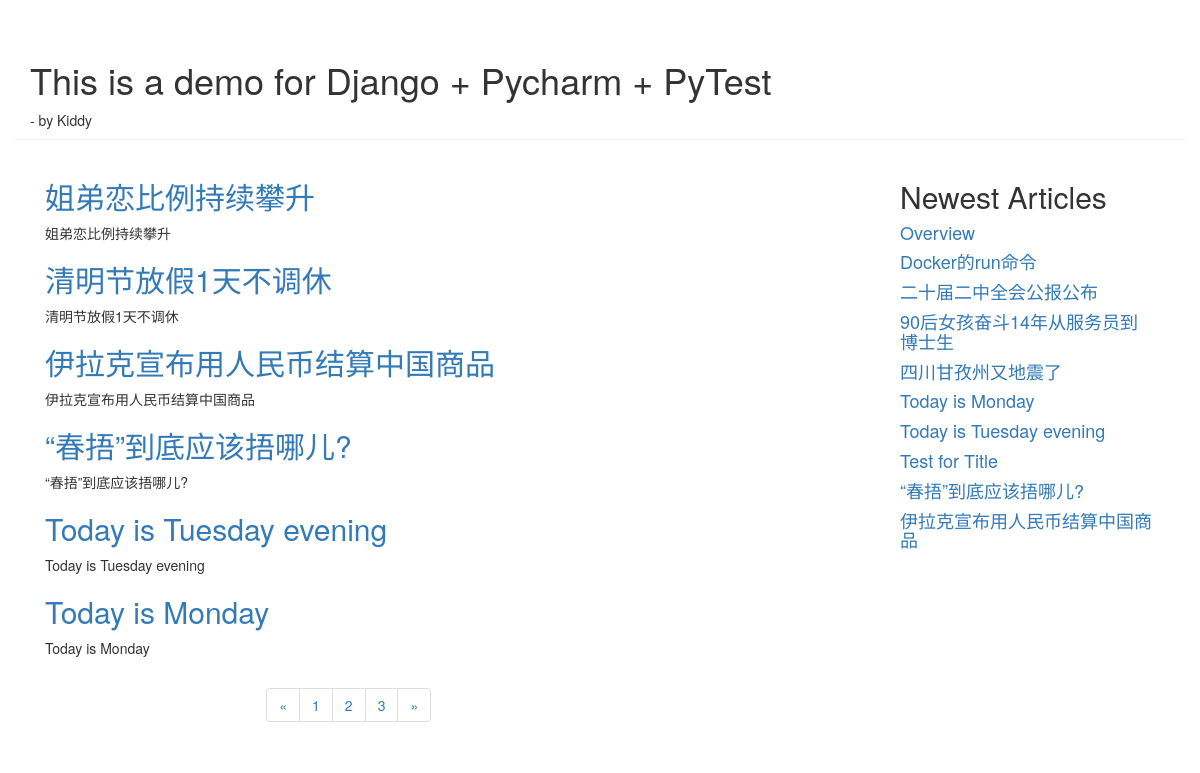
Screenshot of /blog/index?page=2 with the database file from the repository.
### blog/models.py (models this page shows, shortened)
class Article(models.Model):
    article_id = models.AutoField(primary_key=True)
    title = models.TextField()
    brief_content = models.TextField()
    content = models.TextField()
    publish_date = models.DateTimeField(auto_now=True)

### blog/views.py (the view)
# urls.py: path('index', blog.views.get_index_page),
def get_index_page(request):
    page = request.GET.get('page')
    if page:
        page = int(page)
    else:
        page = 1
        print('page parm', page)
    all_article = Article.objects.all()
    paginator = Paginator(all_article, 6)
    page_num = paginator.num_pages
    print('page num', page_num)
    page_article_list = paginator.page(page)
    top5_article_list = Article.objects.order_by('-publish_date')[:10]
    if page_article_list.has_next():
        next_page = page + 1
    else:
        next_page = page
    if page_article_list.has_previous():
        previous_page = page - 1
    else:
        previous_page = page
    return render(request, 'blog/index.html',
                  {
                      'article_list': page_article_list,
                      'page_num': range(1, page_num + 1),
                      'curr_page': page,
                      'next_page': next_page,
                      'previous_page': previous_page,
                      'top5_article_list': top5_article_list
                  }
                  )

### blog/templates/blog/index.html (shortened to what this page needs)
<!DOCTYPE html>
<html lang="en">
<head>
    <link rel="stylesheet" href="https://stackpath.bootstrapcdn.com/bootstrap/3.4.1/css/bootstrap.min.css"
>
</head>
<body>
<div class="container page-header">
    <h1> This is a demo for Django + Pycharm + PyTest</h1>
    <samll>- by Kiddy</samll>
</div>
<div class="container page-body">
    <div class="col-md-9" role="main">
        <div class="body-main">
            {% for article in article_list %}
            <div>
                <h2><a href="/blog/detail/{{article.article_id}}">{{ article.title }}</a></h2>
                <p>{{ article.brief_content }}</p>
            </div>
            {% endfor %}
        </div>
        <div class="body-footer">
            <div class="col-md-4 col-md-offset-3">
                <nav aria-label="Page navigation">
                    <ul class="pagination">
                        <li>
                            <a href="/blog/index?page={{ previous_page}}" aria-label="Previous">
                                <span aria-hidden="true">&laquo;</span>
                            </a>
                        </li>
                        {% for num in page_num %}
                        <li><a href="/blog/index?page={{ num }}">{{ num }}</a></li>
                        {% endfor %}
                        <li>
                            <a href="/blog/index?page={{ next_page}}" aria-label="Next">
                                <span aria-hidden="true">&raquo;</span>
                            </a>
                        </li>
                    </ul>
                </nav>
            </div>
        </div>
    </div>
    <div class="col-md-3" role="complementary">
        <div>
            <h2>Newest Articles</h2>
            {% for article in top5_article_list %}
            <h4><a href="/blog/detail/{{article.article_id}}">{{ article.title }}</a></h4>
            {% endfor %}
        </div>
    </div>
</div>
</body>
</html>

### rows the page displays
Article: title "姐弟恋比例持续攀升", brief_content "姐弟恋比例持续攀升"
Article: title "清明节放假1天不调休", brief_content "清明节放假1天不调休"
Article: title "伊拉克宣布用人民币结算中国商品", brief_content "伊拉克宣布用人民币结算中国商品"
Article: title "“春捂”到底应该捂哪儿?", brief_content "“春捂”到底应该捂哪儿?"
Article: title "Today is Tuesday evening", brief_content "Today is Tuesday evening"
Article: title "Today is Monday", brief_content "Today is Monday"
Article: title "Overview"
Article: title "Docker的run命令"
Article: title "二十届二中全会公报公布"
Article: title "90后女孩奋斗14年从服务员到博士生"
Article: title "四川甘孜州又地震了"
Article: title "Test for Title"

### other values shown
{{ num }} "1" "2" "3"
